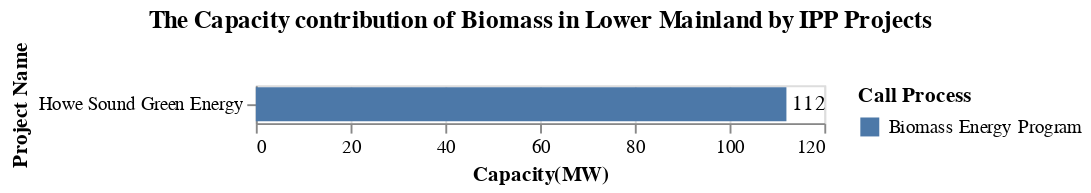

Here is the notebook cell this chart was saved with:
### Code cell
title = alt.TitleParams('The Capacity contribution of Biomass in Lower Mainland by IPP Projects')

capacity_IPP = alt.Chart(data_LM, title = title).mark_bar().encode(
                    alt.Y('Project_name', title='Project Name',sort='x'),
                    alt.X('sum(Capacity(MW))', title='Capacity(MW)'),
                    alt.Color('Call_process', title = 'Call Process')).properties( width=300)
cap_LM_Loc_chart = capacity_IPP + capacity_IPP.mark_text(
    color = 'black', align='left', dx = 3).encode(text='sum(Capacity(MW))',color=alt.value('black'))
cap_LM_Loc_chart

### Figure 1 — Vega-Lite specification as saved in the notebook (floating-point values rounded to 4 significant figures)
{"config": {"view": {"continuousWidth": 300, "continuousHeight": 300}}, "layer": [{"mark": {"type": "bar"}, "encoding": {"color": {"field": "Call_process", "title": "Call Process", "type": "nominal"}, "x": {"aggregate": "sum", "field": "Capacity(MW)", "title": "Capacity(MW)", "type": "quantitative"}, "y": {"field": "Project_name", "sort": "x", "title": "Project Name", "type": "nominal"}}, "title": {"text": "The Capacity contribution of Biomass in Lower Mainland by IPP Projects"}}, {"mark": {"type": "text", "align": "left", "color": "black", "dx": 3}, "encoding": {"color": {"value": "black"}, "text": {"aggregate": "sum", "field": "Capacity(MW)", "type": "quantitative"}, "x": {"aggregate": "sum", "field": "Capacity(MW)", "title": "Capacity(MW)", "type": "quantitative"}, "y": {"field": "Project_name", "sort": "x", "title": "Project Name", "type": "nominal"}}, "title": {"text": "The Capacity contribution of Biomass in Lower Mainland by IPP Projects"}}], "data": {"name": "data-111f5f7290720b07e1df2f78cdc4588e"}, "width": 300, "$schema": "https://vega.github.io/schema/vega-lite/v5.20.1.json", "datasets": {"data-111f5f7290720b07e1df2f78cdc4588e": [{"Sub_region": "Lower Mainland", "Project_name": "Howe Sound Green Energy", "IPP_seller": "Howe Sound Pulp and Paper Corporation", "Location": "Port Mellon", "Type": "Biomass", "Year": "2019", "Call_process": "Biomass Energy Program", "Capacity(MW)": 112.0, "Energy(GWh/yr)": 226.2, "Region": "Lower Mainland"}]}}
